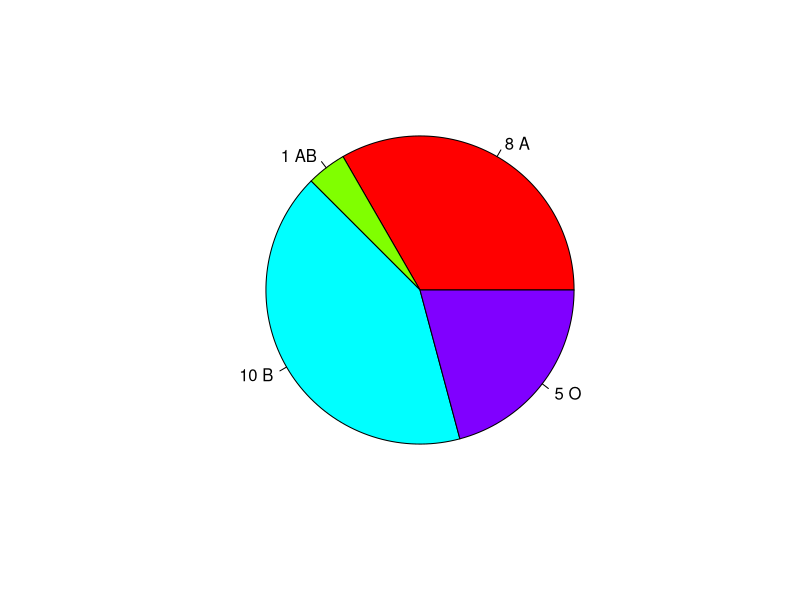
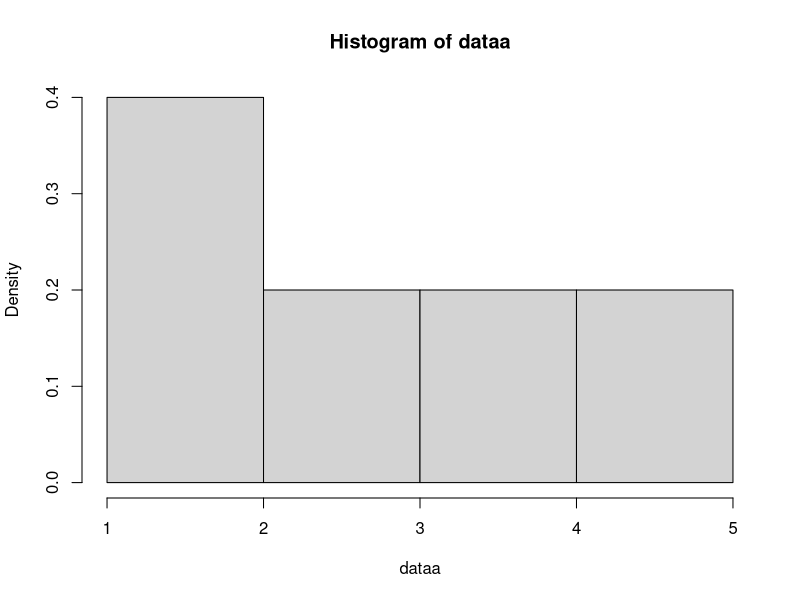
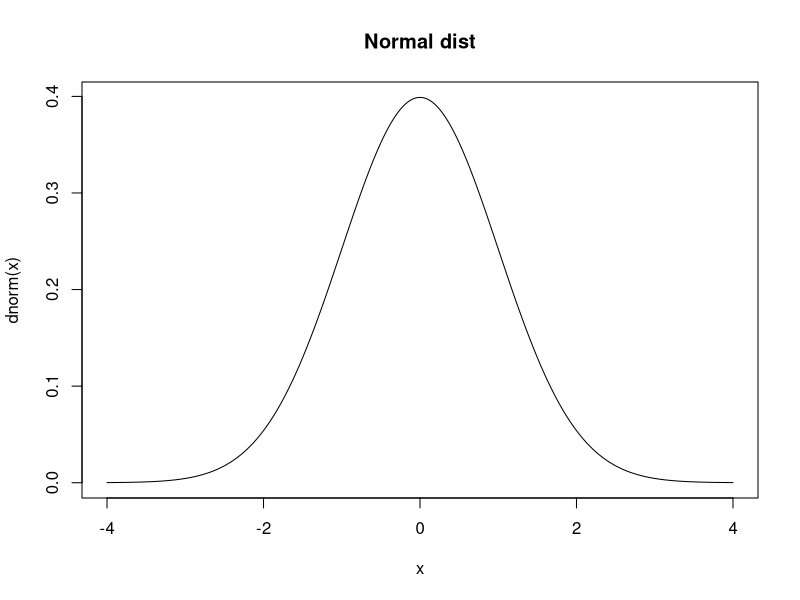

R code for these plots, in order:
# 16일차 내용 복습.

### 교수님이 수업은 안했지만, 책에 있는 내용.
slices = c(8,1,10,5)
labels = c("A","AB","B","O")
labels = paste(slices,labels) # paste는 두 내용을 붙여준다는 내용인가봄
labels
pie(slices,labels = labels, col = rainbow(length(labels))) # col은 컬러. 레인보우 됨.
# length는 개수.
# 그외에, 상대도수 (어떤값에대한 도수/전체도수) 구해서 그거 paste하는것도 있음. 성분으로 sep이 있네. 
# sep은 파이썬이랑 같네.

# hist, 그리고 plot 성분 중에 xlab, ylab이 있음. 이건 x축 제목, y축 제목.
# plot의 경우, xlim 이라는 성분이 있다. x축의 최솟값, 최댓값을 정하는 것.

# 비슷하게, stem에서는 scale이 구간을 어떻게 나눌지래요. 클수록 구간이 많아지고.

# cumsum은 누적합 함수임. 하나씩 더할때마다, 값 뽑아줌


###

# barplot, pie, read.table 등 함.

# pie(slice,label) : slice는 테이블 의미. 각각 몇 도수인지. label은 각 범주 이름.

# hist 얘기도 함

# hist freq 개념. 기본 true고, y축을 도수로 나타내줌. 만약 이게 아니면, density로 보여줌.
# 아마 여기서 density는 확률. 총합은 1이다. 아래 링크와, dataa 참고.
# https://rdrr.io/r/graphics/hist.html 참고.

dataa = c(1,2,3,4,5)
hist(dataa,freq=F)

# stem 줄기와 잎 그림

# boxplot 상자그림

# plot: plot(x축, y축, 타입(type, "l" = line), 제목(main) 등)

x = seq(-4,4,by=0.01)

plot(x, dnorm(x), type="l", main="Normal dist") # type 1아니고, 영어임. l = line, o면 점과 선 동시에.

# dnorm = d 노말. 정규분포 함수. x에 해당하는 y축값,(밀도)를 찍어주라는 얘기